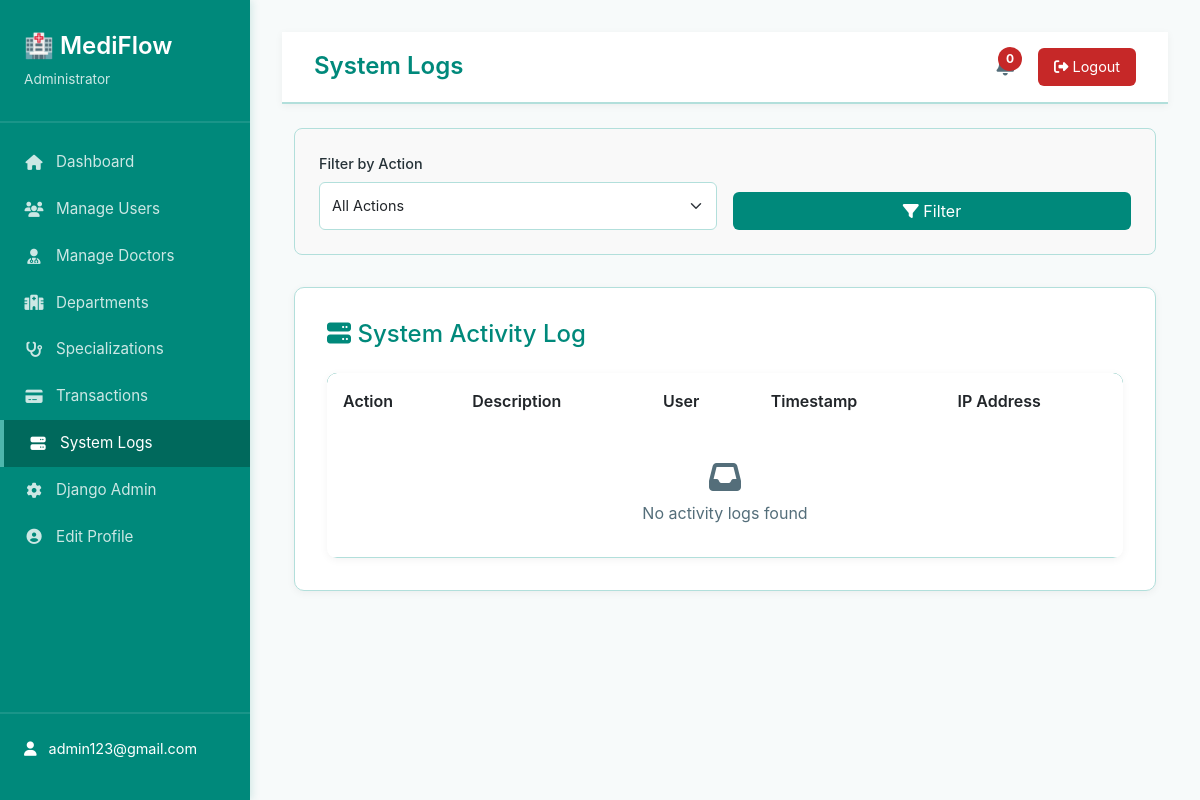
/dashboard/system-logs/ (signed in), run on an earlier commit of the app's database.
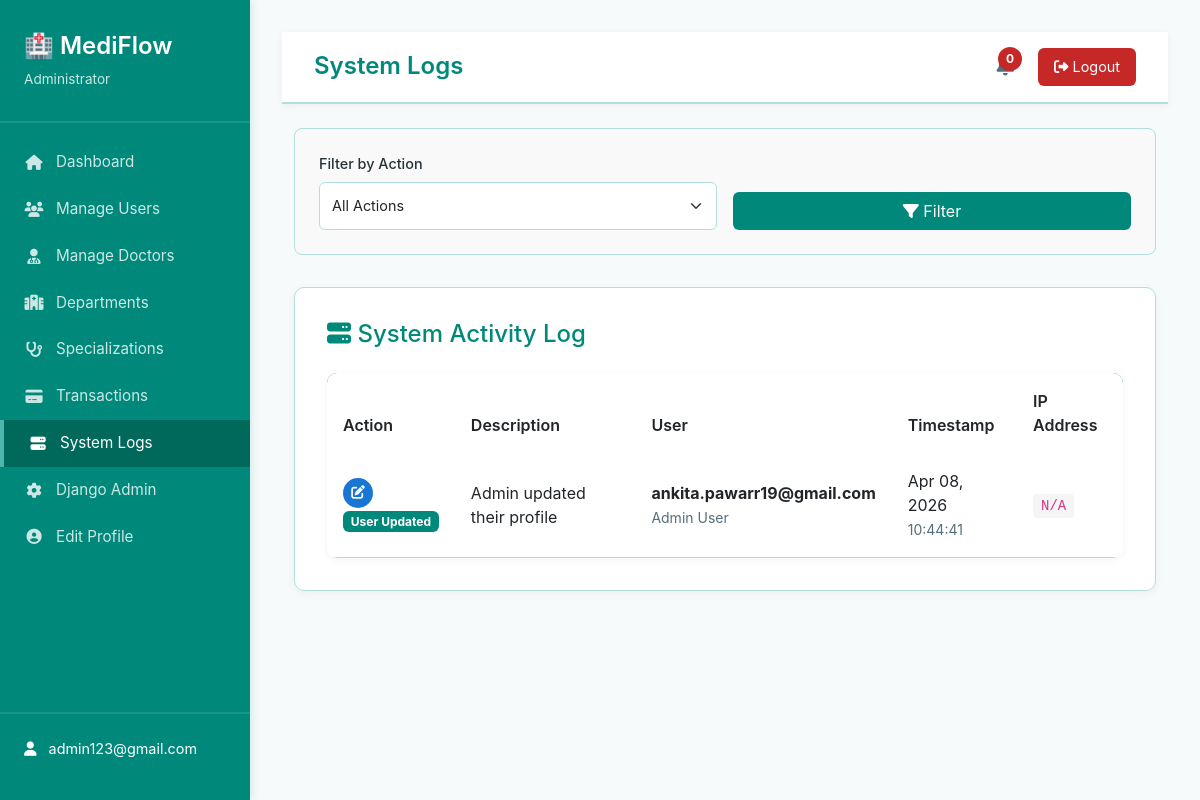
And on a later commit of the database.
### admin_management/models.py (models this page shows, shortened)
class SystemAuditLog(models.Model):
    ACTION_CHOICES = [
        ('user_created', 'User Created'),
        ('user_deleted', 'User Deleted'),
        ('user_updated', 'User Updated'),
        ('doctor_approved', 'Doctor Approved'),
        ('doctor_suspended', 'Doctor Suspended'),
        ('booking_created', 'Booking Created'),
        ('booking_cancelled', 'Booking Cancelled'),
    ]
    user = models.ForeignKey(CustomUser, on_delete=models.SET_NULL, null=True)
    action = models.CharField(max_length=50, choices=ACTION_CHOICES)
    description = models.TextField()
    timestamp = models.DateTimeField(auto_now_add=True)
    ip_address = models.GenericIPAddressField(null=True, blank=True)
    class Meta:
        verbose_name = 'System Audit Log'
        verbose_name_plural = 'System Audit Logs'
        ordering = ['-timestamp']

### accounts/models.py (models this page shows, shortened)
class CustomUser(AbstractUser):
    ROLE_CHOICES = (
        ('DOCTOR', 'Doctor'),
        ('PATIENT', 'Patient'),
    )
    role = models.CharField(
        max_length=10,
        choices=ROLE_CHOICES,
        default='PATIENT'
    )
    google_calendar_token = models.JSONField(
        null=True,
        blank=True,
        help_text="OAuth token for Google Calendar"
    )
    is_2fa_enabled = models.BooleanField(
        default=False,
        help_text="Whether two-factor authentication is enabled"
    )
    class Meta:
        db_table = 'accounts_customuser'
        verbose_name = 'User'
        verbose_name_plural = 'Users'

### admin_management/views.py (the view)
# urls.py: path('system-logs/', views.system_logs, name='system_logs'),
@login_required
@user_passes_test(is_admin)
def system_logs(request):
    logs = SystemAuditLog.objects.all().order_by('-timestamp')
    action_filter = request.GET.get('action', '')
    if action_filter:
        logs = logs.filter(action=action_filter)
    context = {
        'logs': logs[:500],  # Limit to 500 most recent
        'action_filter': action_filter,
    }
    return render(request, 'admin_management/system_logs.html', context)

### admin_management/views.py (called while the page is built)
def is_admin(user):
    return user.is_staff or user.role == 'ADMIN'

### templates/admin_management/system_logs.html (shortened to what the changed rows need)
{% extends 'admin_management/base_admin.html' %}
{% block page_title %}System Logs{% endblock %}
{% block content %}
<div class="container-fluid mt-4">
    <div class="admin-card">
        <h2>
            <i class="fas fa-server"></i> System Activity Log
        </h2>
        <div class="table-admin">
            <table class="table table-hover mb-0">
                <thead>
                    <tr>
                        <th>Action</th>
                        <th>Description</th>
                        <th>User</th>
                        <th>Timestamp</th>
                        <th>IP Address</th>
                    </tr>
                </thead>
                <tbody>
                    {% for log in logs %}
                    <tr>
                        <td>
                            {% if 'created' in log.action %}
                            <span class="log-icon log-created">
                                <i class="fas fa-plus"></i>
                            </span>
                            {% elif 'updated' in log.action %}
                            <span class="log-icon log-updated">
                                <i class="fas fa-edit"></i>
                            </span>
                            {% elif 'deleted' in log.action %}
                            <span class="log-icon log-deleted">
                                <i class="fas fa-trash"></i>
                            </span>
                            {% elif 'approved' in log.action %}
                            <span class="log-icon log-approved">
                                <i class="fas fa-check"></i>
                            </span>
                            {% elif 'suspended' in log.action %}
                            <span class="log-icon log-suspended">
                                <i class="fas fa-ban"></i>
                            </span>
                            {% else %}
                            <span class="log-icon" style="background: #546E7A;">
                                <i class="fas fa-question"></i>
                            </span>
                            {% endif %}
                            <span class="badge" style="background: #00897B; color: white;">
                                {{ log.get_action_display }}
                            </span>
                        </td>
                        <td>{{ log.description }}</td>
                        <td>
                            <strong>{{ log.user.email }}</strong>
                            <br>
                            <small style="color: #546E7A;">{{ log.user.get_full_name }}</small>
                        </td>
                        <td>
                            <div>{{ log.timestamp|date:"M d, Y" }}</div>
                            <small style="color: #546E7A;">{{ log.timestamp|date:"H:i:s" }}</small>
                        </td>
                        <td>
                            <code style="background: #f5f5f5; padding: 0.25rem 0.5rem; border-radius: 4px;">
                                {{ log.ip_address|default:"N/A" }}
                            </code>
                        </td>
                    </tr>
                    {% empty %}
                    <tr>
                        <td colspan="5" style="text-align: center; padding: 2rem; color: #546E7A;">
                            <i class="fas fa-inbox" style="font-size: 2rem; margin-bottom: 0.5rem; display: block;"></i>
                            No activity logs found
                        </td>
                    </tr>
                    {% endfor %}
                </tbody>
            </table>
        </div>
    </div>
</div>
{% endblock %}

What changed in the data, as far as the page shows it:
added SystemAuditLog: action "User Updated", description "Admin updated their profile", user.email "ankita.pawarr19@gmail.com", user.get_full_name "Admin User", timestamp "Apr 08, 2026", timestamp "10:44:41", ip_address "N/A"
Also different on the page:
text no longer shown: "No activity logs found"
